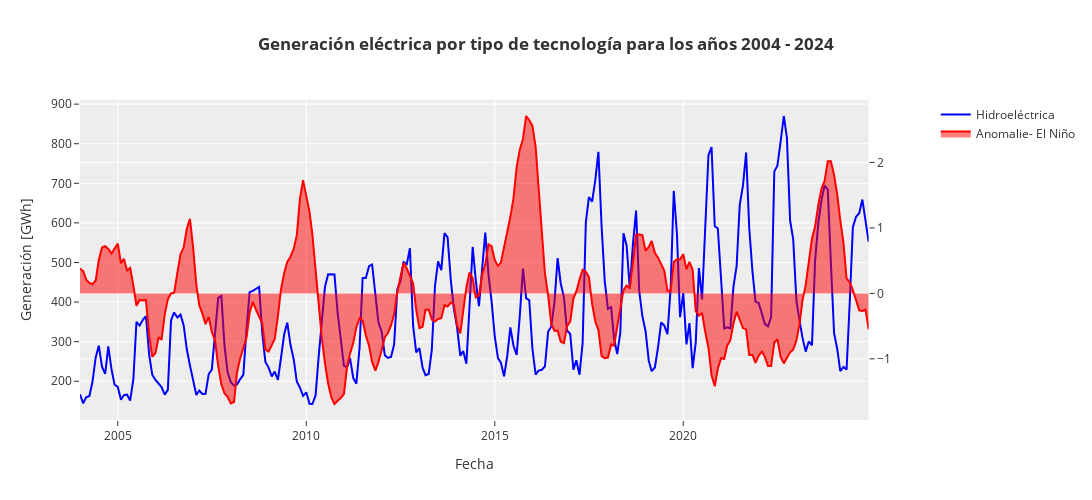

Write notebook code for a chart like this one.
### Code cell
# Un gráfico más simple con la variable climática ENSO y una tecnología de generación Hidroeléctrica
tech_filter = ['Hidroeléctrica']

ts_filter = df_energy[df_energy['Tipo de generación'].isin(tech_filter)]
# Agregar una linea sobre el y para visualizar la variable climática ENSO
fig = make_subplots(specs=[[{"secondary_y": True}]])

fig.add_trace(go.Scatter(x=ts_filter.index, y=ts_filter['Generación [GWh]'], name=str(tech_filter[0]), marker=dict(color='blue')), secondary_y=False)
fig.add_trace(go.Scatter(x=ts_filter.index, y=ts_filter['Anom'], name='Anomalie- El Niño', marker=dict(color='red', opacity=0.1), fill='tozeroy'), secondary_y=True)

fig.update_layout(
    template="ggplot2",
    title=f"<b>Generación eléctrica por tipo de tecnología para los años {min(ts_filter.index.year)} - {max(ts_filter.index.year)}</b>",
    xaxis_title="Fecha",
    yaxis_title="Generación [GWh]",
    width=1200, height=500)
# pio.write_image(fig,save_images/'Hidro_nino_new.png', scale=5, width=1200, height=800)
fig.show()

### Figure 1 — Plotly figure (JSON) as saved in the notebook; plotly's stock layout.template omitted (floating-point values rounded to 4 significant figures; data arrays with more than 128 entries replaced by an {"elided": "..."} marker saying what was removed)
{"data": [{"marker": {"color": "blue"}, "name": "Hidroeléctrica", "x": {"elided": "252 str values"}, "y": {"elided": "252 float values"}, "type": "scatter", "xaxis": "x", "yaxis": "y"}, {"fill": "tozeroy", "marker": {"color": "red", "opacity": 0.1}, "name": "Anomalie- El Niño", "x": {"elided": "252 str values"}, "y": {"elided": "252 float values"}, "type": "scatter", "xaxis": "x", "yaxis": "y2"}], "layout": {"xaxis": {"anchor": "y", "domain": [0.0, 0.94], "title": {"text": "Fecha"}}, "yaxis": {"anchor": "x", "domain": [0.0, 1.0], "title": {"text": "Generación [GWh]"}}, "yaxis2": {"anchor": "x", "overlaying": "y", "side": "right"}, "title": {"text": "<b>Generación eléctrica por tipo de tecnología para los años 2004 - 2024</b>"}, "width": 1200, "height": 500}}
